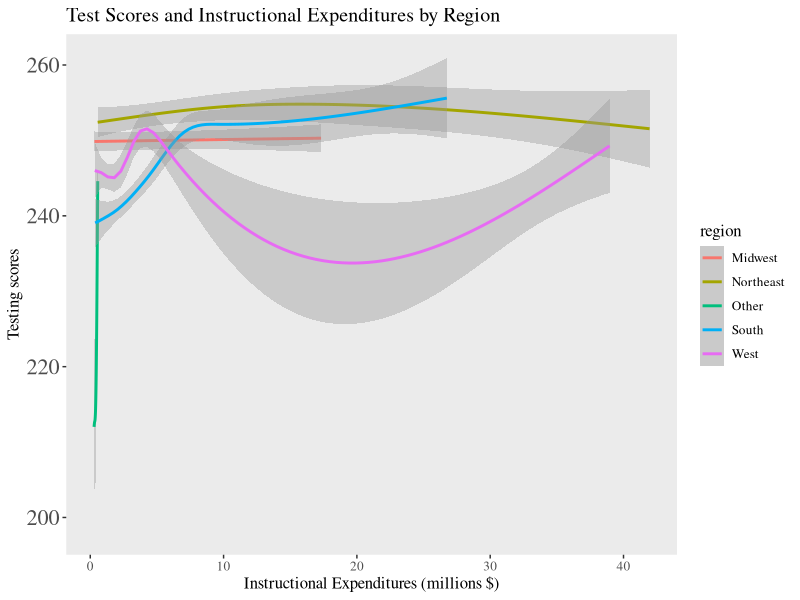
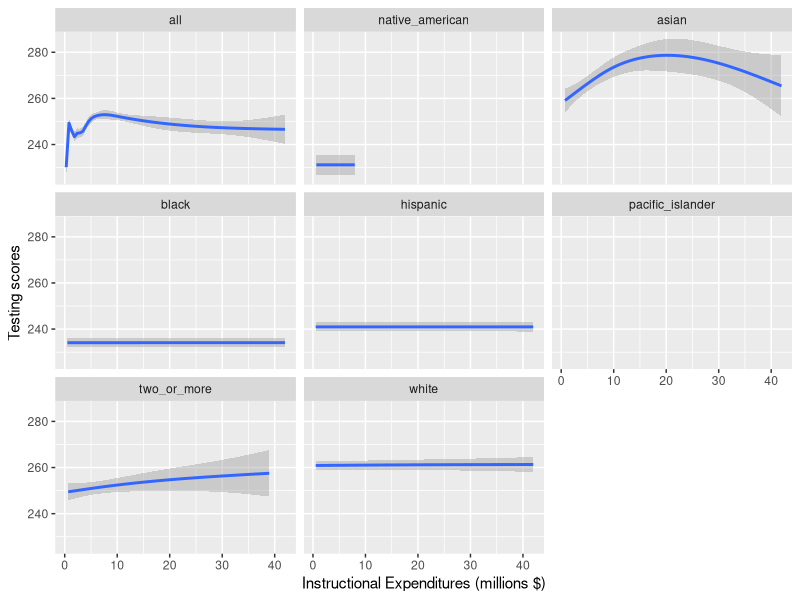
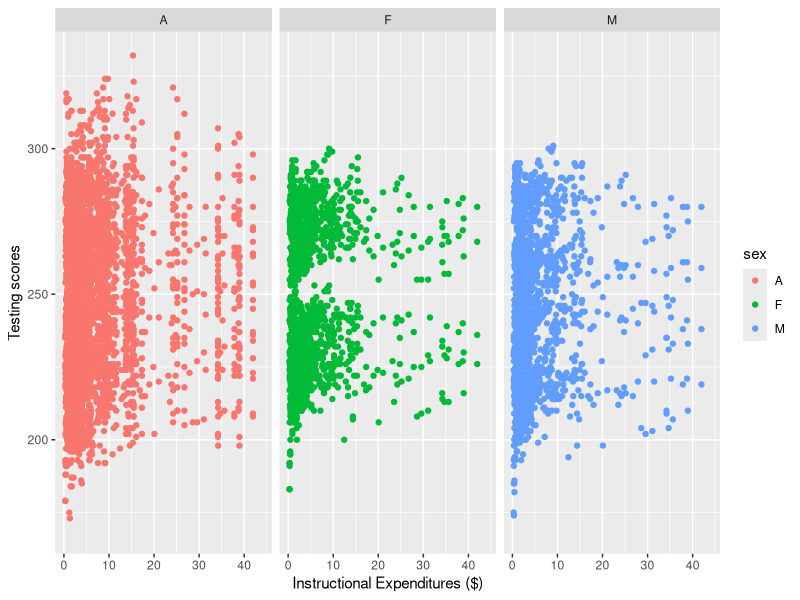
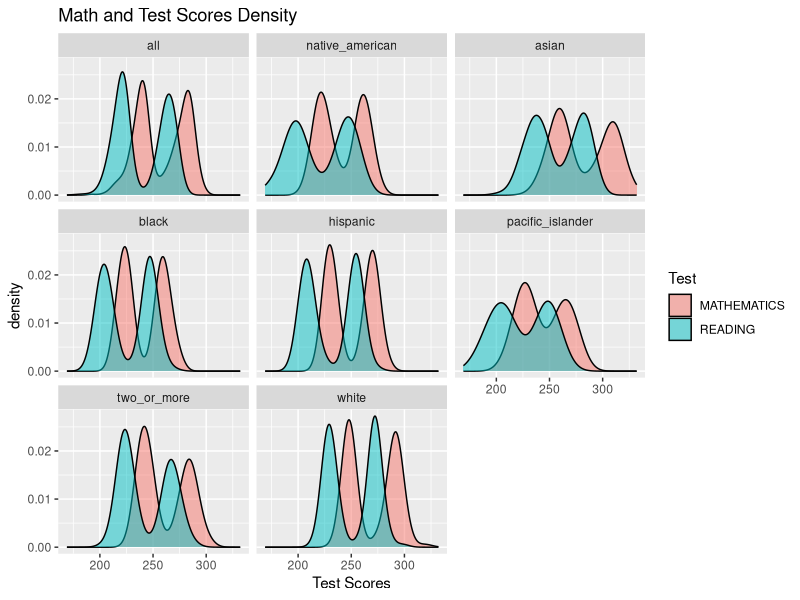
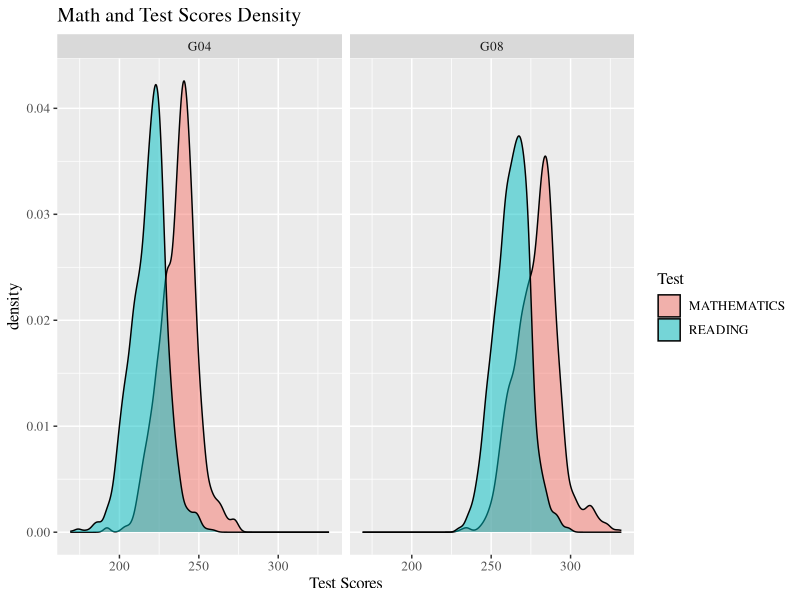
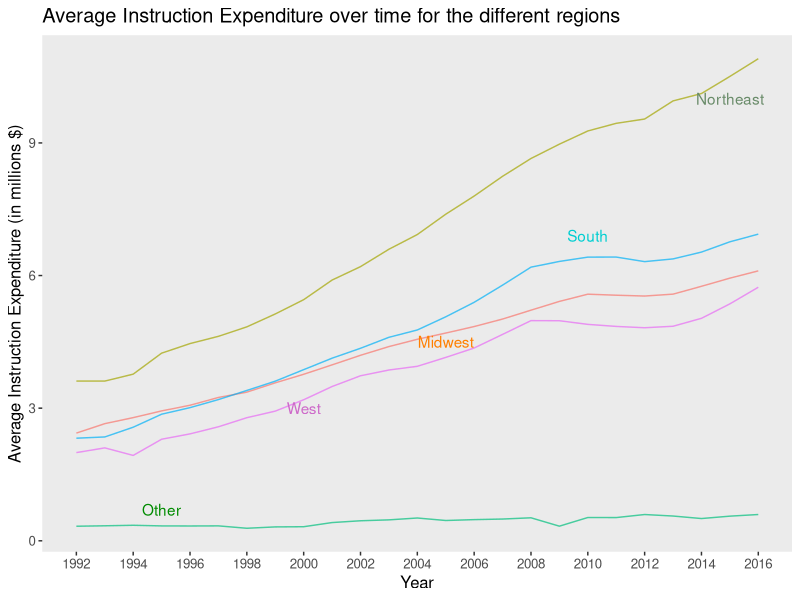
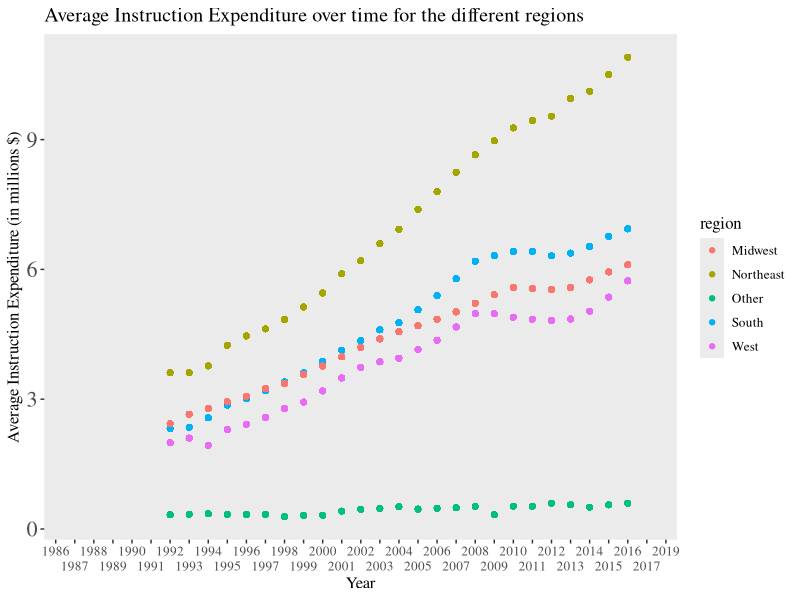

These figures' R source, in order: (Note: this script raises an error after producing the figures.)
## ---- chunk 1
knitr::opts_chunk$set(echo = FALSE, message = FALSE, results = FALSE, warning = FALSE)
library(tidyverse)
library(readxl)
## ---- chunk 2
schools <- read_xlsx("US_schools_data.xlsx")
## ---- chunk 3
clean_schools <-schools %>%
  select(PRIMARY_KEY,
         TOTAL_EXPENDITURE, 
         INSTRUCTION_EXPENDITURE, 
         SUPPORT_SERVICES_EXPENDITURE, 
         OTHER_EXPENDITURE, 
         CAPITAL_OUTLAY_EXPENDITURE, 
         ends_with("READING"), 
         ends_with("MATHEMATICS"))
## ---- chunk 4

clean_schools$PRIMARY_KEY <- str_replace(clean_schools$PRIMARY_KEY,"_", " ")

clean_schools <- clean_schools %>%
  separate(PRIMARY_KEY, 
           into = c("year", "state"), 
           sep = " ")

clean_schools$state <- str_replace_all(clean_schools$state, "_", " ")


## ---- chunk 5
clean_schools <- clean_schools %>%
  pivot_longer("G04_A_A_READING":"G08_TR_A_MATHEMATICS",
               names_to = c("grade","race", "sex", "test"),
               names_sep = "_",
               values_to = "score")
## ---- chunk 6
clean_schools <- clean_schools %>%
  mutate(sex = as.factor(sex),
         race = fct_recode(as.factor(clean_schools$race), 
                           all = "A",
                           asian = "AS",
                           hispanic = "HI",
                           black = "BL",
                           white = "WH",
                           pacific_islander = "HP",
                           two_or_more = "TR",
                           native_american = "AM"),
         test = as.factor(test),
         grade =as.factor(grade),
         INSTRUCTION_EXPENDITURE = INSTRUCTION_EXPENDITURE / 1000000
         )
  
## ---- chunk 7
MIDWEST <- c("INDIANA",
             "ILLINOIS",
             "MICHIGAN",
             "OHIO",
             "WISCONSIN",
             "IOWA",
             "KANSAS",
             "MINNESOTA",
             "MISSOURI",
             "NEBRASKA",
             "NORTH DAKOTA",
             "SOUTH DAKOTA")

NORTHEAST <- c("CONNECTICUT",
               "MAINE",
               "MASSACHUSETTS",
               "NEW HAMPSHIRE",
               "RHODE ISLAND",
               "VERMONT",
               "NEW JERSEY",
               "NEW YORK",
               "PENNSYLVANIA")

SOUTH <- c("DELAWARE",
           "DISTRICT",
           "FLORIDA",
           "GEORGIA",
           "MARYLAND",
           "NORTH CAROLINA",
           "SOUTH CAROLINA",
           "VIRGINIA",
           "WEST VIRGINIA",
           "ALABAMA",
           "KENTUCKY",
           "MISSISSIPPI",
           "TENNESSEE",
           "ARKANSAS",
           "LOUISIANA",
           "OKLAHOMA",
           "TEXAS")

WEST <- c("ARIZONA",
          "COLORADO",
          "IDAHO",
          "NEW MEXICO",
          "MONTANA",
          "UTAH",
          "NEVADA",
          "WYOMING",
          "ALASKA",
          "CALIFORNIA",
          "HAWAII",
          "OREGON",
          "WASHINGTON")

clean_schools <- clean_schools %>%
  mutate(region = if_else(state %in% MIDWEST, "Midwest", 
                          if_else(state %in% NORTHEAST, "Northeast", 
                                  if_else(state %in% SOUTH, "South", 
                                          if_else(state %in% WEST, "West", "Other")))))

## ---- chunk 8
clean_schools %>%
  group_by(region) %>%
  ggplot(aes(x = INSTRUCTION_EXPENDITURE, y = score, color = region)) +
  geom_smooth() +
  theme(panel.grid.major = element_blank(), 
        panel.grid.minor = element_blank(),
        text=element_text(size=12, 
                          family="serif"),
                          axis.text.y = element_text(size = 16))+
  labs(title = "Test Scores and Instructional Expenditures by Region",
       x = "Instructional Expenditures (millions $)", 
       y = "Testing scores")  
## ---- chunk 9
clean_schools %>%
  ggplot(aes(x = INSTRUCTION_EXPENDITURE, y = score)) +
  #geom_point() +
  geom_smooth() +
  labs(x = "Instructional Expenditures (millions $)", 
       y = "Testing scores")  +
  facet_wrap(~race)
## ---- chunk 10
clean_schools %>%
  ggplot(aes(x = INSTRUCTION_EXPENDITURE, y = score, color = sex)) +
  geom_point() +
  labs(x = "Instructional Expenditures ($)", 
       y = "Testing scores")  +
  facet_wrap(~sex)
## ---- chunk 11
clean_schools %>%
  ggplot()+
  geom_density(mapping = aes(x = score, fill = test), alpha = 0.5)+
  facet_wrap(~race) +
  labs(title = "Math and Test Scores Density", x = "Test Scores", fill = "Test")
## ---- chunk 12
clean_schools %>%
  ggplot()+
  geom_density(mapping = aes(x = score, fill = test), alpha = 0.5)+
  facet_wrap(~grade) +
  theme(text=element_text(size=12, 
                          family="serif"))+
  labs(title = "Math and Test Scores Density", x = "Test Scores", fill = "Test")
## ---- chunk 13
clean_schools %>%
  filter(!is.na(INSTRUCTION_EXPENDITURE)) %>%
  group_by(year, region) %>%
  mutate(
    avg = mean(INSTRUCTION_EXPENDITURE, na.rm = TRUE),
         year = as.numeric(year),
    region = as.factor(region)
    ) %>%
  ggplot(mapping = aes(x = year, y = avg, color = region))+
  geom_line(alpha = 0.7) +
  theme(legend.position="none",
        panel.grid.major = element_blank(), 
        panel.grid.minor = element_blank(),
        text=element_text(size=12, family="sans"))+
  annotate(geom="text", x=2015, y=10, label="Northeast", color = "darkseagreen4") +
  annotate(geom="text", x=2000, y=3, label="West", color = "orchid3") +
  annotate(geom="text", x=1995, y=0.7, label="Other", color = "green4") +
  annotate(geom="text", x=2005, y=4.5, label="Midwest", color = "darkorange1") +
  annotate(geom="text", x=2010, y=6.9, label="South", color = "darkturquoise") +
  scale_x_continuous(breaks = round(seq(min(clean_schools$year), max(clean_schools$year), by = 2),1)) +
  labs(title = "Average Instruction Expenditure over time for the different regions", y = "Average Instruction Expenditure (in millions $)", x = "Year")
## ---- chunk 14
clean_schools %>%
  #filter(!is.na(INSTRUCTION_EXPENDITURE)) %>%
  group_by(year, region, race, sex) %>%
  mutate(  avg = mean(INSTRUCTION_EXPENDITURE, na.rm = TRUE),
         year = as.factor(year)) %>%
  ggplot(mapping = aes(x = year, y = avg, color = region))+
  geom_point() +
  scale_x_discrete(guide = guide_axis(n.dodge=2))+
  theme(panel.grid.major = element_blank(), 
        panel.grid.minor = element_blank(),
        text=element_text(size=12, 
                          family="serif"),
        axis.text.y = element_text(size = 16))+
  labs(title = "Average Instruction Expenditure over time for the different regions", y = "Average Instruction Expenditure (in millions $)", x = "Year")
## ---- chunk 15
clean_schools %>%
  group_by(year, region) %>%
  filter(year > 1992 & year < 2017) %>%
  mutate(
    avg = mean(INSTRUCTION_EXPENDITURE, na.rm = TRUE),
         year = as.factor(year)) %>%
  ggplot(mapping = aes(x = year, 
                       y = avg,
                       group = region,
                       color = fct_reorder2(region, year, INSTRUCTION_EXPENDITURE)))+
  geom_line() +
  scale_x_discrete(guide = guide_axis(n.dodge=2)) +
  #scale_colour_brewer(palette = "Paired") +
  theme(panel.grid.major = element_blank(), 
        panel.grid.minor = element_blank(),
        text=element_text(size=12, 
                          family="serif"),
        axis.text.y = element_text(size = 16))+
  # code for removing gridlines from https://felixfan.github.io/ggplot2-remove-grid-background-margin/
  # code for font from https://stackoverflow.com/questions/34522732/changing-fonts-in-ggplot2
  # annotation from https://ggplot2.tidyverse.org/reference/annotate.html
  labs(title = "Average Instruction Expenditure Over Time by Region",
       x = "Year",
       y = "Average Instruction Expenditure (Millions $)",
       color = "Region")+
  annotate("text", 
           x = "2012", 
           y = 7.75, 
           label = "Large increase \n for Northeast",
           size = 2)

## ---- chunk 16
clean_schools %>%
  filter(test == "MATHEMATICS",
         !is.na(score)) %>%
  lm(score ~ INSTRUCTION_EXPENDITURE, data = .) ->
  math_model

clean_schools %>%
  filter(test == "READING",
         !is.na(score)) %>%
  lm(score ~ INSTRUCTION_EXPENDITURE, data = .) ->
  reading_model
## ---- chunk 17
summary(math_model)
# math model has higher r^2
summary(reading_model)
## ---- chunk 18
clean_schools %>%
  lm(score ~ test, data = .) ->
  test_model
summary(test_model)
## ---- chunk 19
clean_schools %>%
  mutate(year = as.numeric(year)) %>%
  lm(score ~ test + year, data = .) %>%
  summary()
## ---- chunk 20
clean_schools %>%
  mutate(year = as.numeric(year),
         state = as.factor(state)) %>%
  lm(score ~ test + year + SUPPORT_SERVICES_EXPENDITURE, data = .) %>%
  summary()
## ---- chunk 21
clean_schools %>%
  mutate(year = as.numeric(year)) %>%
  lm(score ~ test + year + region + SUPPORT_SERVICES_EXPENDITURE, data = .) %>%
  summary()
## ---- chunk 22
clean_schools %>%
  mutate(year = as.numeric(year)) %>%
  lm(score ~ test + year + region + SUPPORT_SERVICES_EXPENDITURE + race, data = .) %>%
  summary()
## ---- chunk 23
clean_schools %>%
  mutate(year = as.numeric(year)) %>%
  lm(score ~ test + year + region + race, data = .) %>%
  summary()
## ---- chunk 24
clean_schools %>%
  mutate(year = as.numeric(year)) %>%
  lm(score ~ test + year + region + SUPPORT_SERVICES_EXPENDITURE + race + grade, data = .) %>%
  summary()
## ---- chunk 25
clean_schools %>%
  mutate(year = as.numeric(year)) %>%
  lm(score ~ test + year + region +  race + grade + sex, data = .) %>%
  summary()


## ---- chunk 26
clean_schools %>%
  mutate(year = as.numeric(year)) %>%
  lm(score ~ test + year + region + race + grade + INSTRUCTION_EXPENDITURE, data = .) %>%
  summary()
## ---- chunk 27
clean_schools %>%
  filter(!is.na(SUPPORT_SERVICES_EXPENDITURE)) %>%
  group_by(year, region) %>%
  mutate(SUPPORT_SERVICES_EXPENDITURE = SUPPORT_SERVICES_EXPENDITURE / 1000000,
    avg = mean(SUPPORT_SERVICES_EXPENDITURE, na.rm = TRUE),
         year = as.numeric(year),
    region = as.factor(region)
    ) %>%
  ggplot(mapping = aes(x = year, y = avg, color = region))+
  geom_line(alpha = 0.7) +
  theme(
        panel.grid.major = element_blank(), 
        panel.grid.minor = element_blank(),
        text=element_text(size=12, 
                          family="serif"))+
  scale_x_continuous(breaks = round(seq(min(clean_schools$year), max(clean_schools$year), by = 2),1)) +
  labs(title = "Average Support Services Expenditure over time for the different regions", 
       y = "Average Support Services Expenditure (in millions $)", 
       x = "Year",
       color = "Region")
## ---- chunk 28
clean_schools %>%
  mutate(year = as.numeric(year)) %>%
  ggplot(mapping = aes(x = year, 
                           y = score,
                           color = race))+
  geom_point()+
  geom_jitter()+
  #stat_smooth(method = "lm")+
  facet_grid(rows = vars(test),
             cols = vars(grade))+
  theme(panel.grid.major = element_blank(), 
        panel.grid.minor = element_blank(),
        text=element_text(size=12, 
                          family="serif")
        )+
  labs(title = "Final Model Explaining Test Scores",
       color = "Race",
       x = "Year",
       y = "Test Score")
## ---- chunk 29
clean_schools %>%
  filter(year >= 2010,
         race != "all") %>%
  mutate(year = as.factor(year)) %>%
  ggplot(mapping = aes(x = year, 
                           y = score,
                           color = race))+
  geom_point()+
  geom_jitter()+
  stat_smooth(method = "lm")+
  facet_grid(rows = vars(test), cols = vars(grade))+
  scale_x_discrete(guide = guide_axis(n.dodge=2)) +
  theme(panel.grid.major = element_blank(), 
        panel.grid.minor = element_blank(),
        text=element_text(size=12, 
                          family="serif"))+
  labs(title = "Testing Scores by Race",
       color = "Race",
       x = "Year",
       y = "Test Score")
## ---- chunk 30
clean_schools %>%
  filter(year >= 2010,
         race != "all") %>%
  mutate(year = as.factor(year)) %>%
  ggplot(mapping = aes(x = year, 
                           y = score,
                           color = grade))+
  geom_point()+
  geom_jitter()+
  stat_smooth(method = "lm")+
  facet_grid(rows = vars(test), cols = vars(race))+
  scale_x_discrete(guide = guide_axis(n.dodge=2)) +
  theme(panel.grid.major = element_blank(), 
        panel.grid.minor = element_blank(),
        text=element_text(size=15, 
                          family="serif"),
                          axis.text.x = element_text(size = 8))+
  labs(title = "Testing Scores by Race after 2010",
       color = "Grade",
       x = "Year",
       y = "Test Score")
## ---- chunk 31
schools_lm <- clean_schools %>%
  mutate(year = as.numeric(year)) %>%
  lm(score ~ test + year + region + race + grade + INSTRUCTION_EXPENDITURE, data = .)
schools_predict <- predict(schools_lm)
schools_sigma <- sigma(schools_lm)
## ---- chunk 32
noise <- function(x, mean = 0, sd){
  n <- length(x)
  new_data <- x + rnorm(n, mean, sd)
  return(new_data)
}
## ---- chunk 33
new_data <- tibble(
  predict_score = noise(schools_predict,
                         sd = schools_sigma)
)
## ---- chunk 34
new_data <- clean_schools %>% 
  filter(!is.na(score), 
         !is.na(test), 
         !is.na(year),
         !is.na(region),
         !is.na(race),
         !is.na(grade),
         !is.na(INSTRUCTION_EXPENDITURE)) %>% 
  select(score, test, year, region, race, grade,
         INSTRUCTION_EXPENDITURE) %>% 
  bind_cols(new_data)
## ---- chunk 35
nsims <- 1000

sims <- map_dfc(1:nsims, ~tibble(
  sim = noise(schools_predict, 
              sd = schools_sigma)))
## ---- chunk 36
colnames(sims) <- colnames(sims) %>% 
  str_replace(pattern = "\\.\\.\\.",
                  replace = "_")
## ---- chunk 37
sims <- clean_schools %>% 
filter(!is.na(score), 
         !is.na(test), 
         !is.na(year),
         !is.na(region),
         !is.na(race),
         !is.na(grade),
         !is.na(INSTRUCTION_EXPENDITURE)) %>%  
  select(score) %>% 
  bind_cols(sims)
## ---- chunk 38
sim_r_sq <- sims %>% 
  map( ~lm(score ~ .x, data = sims)) %>% 
  map(broom::glance) %>% 
  map_dbl(~.$r.squared)
## ---- chunk 39
sim_r_sq <- sim_r_sq[names(sim_r_sq) != "score"]
head(sim_r_sq)
## ---- chunk 40
tibble(sims = sim_r_sq) %>% 
  ggplot(aes(x = sims)) + 
  geom_histogram()
